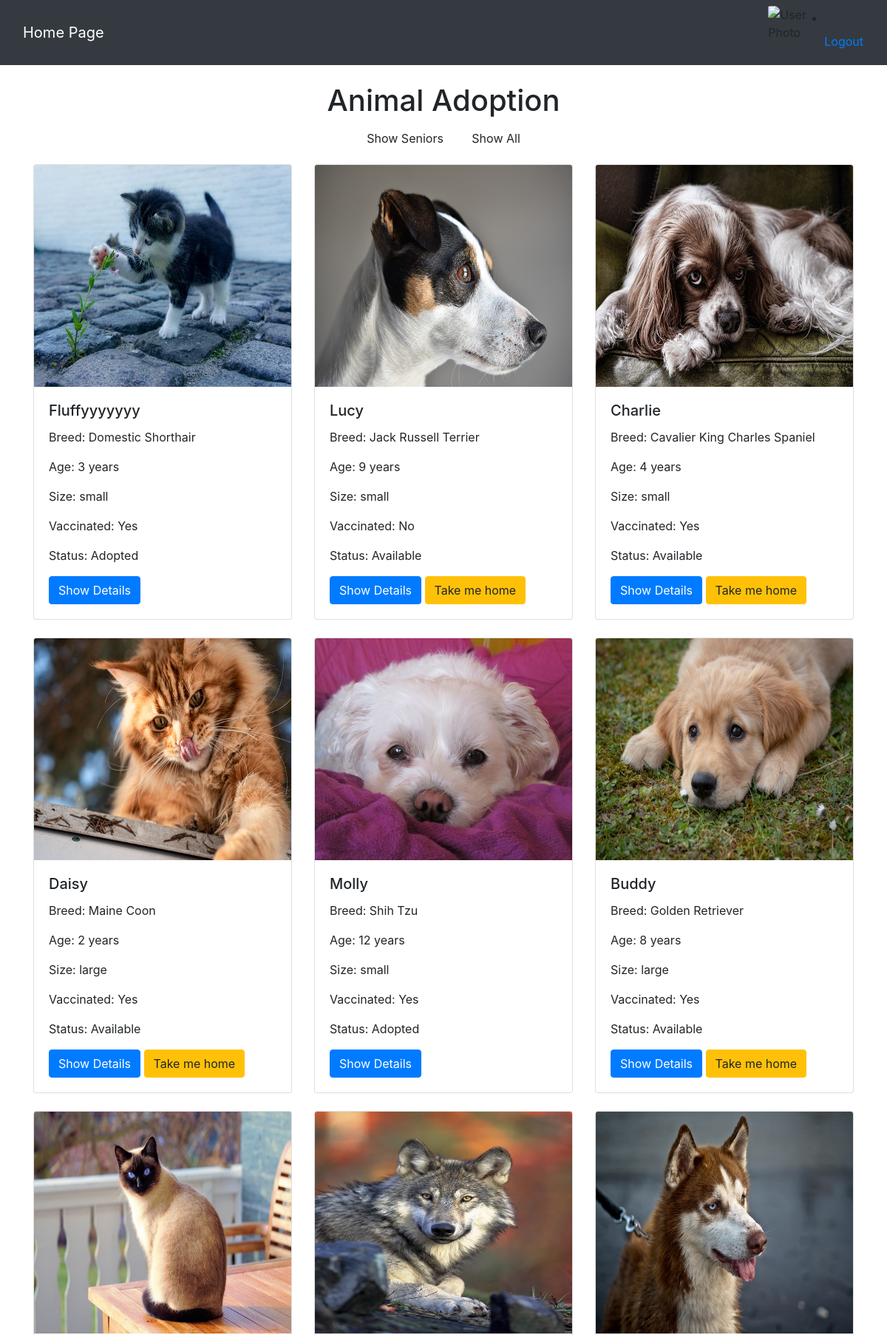
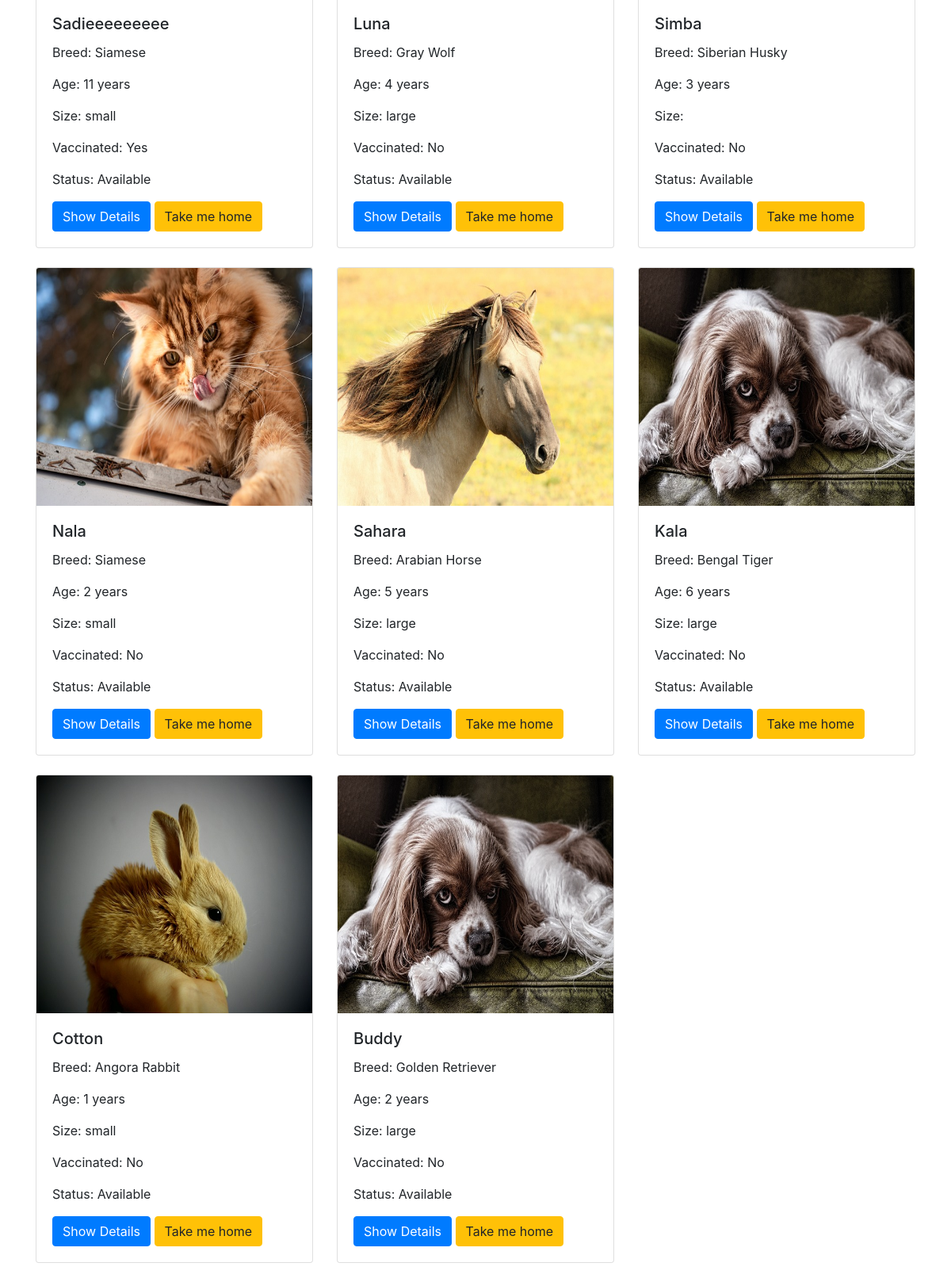
The app's page /home.php with its own data (2 pictures, top to bottom).
### tables this page shows
CREATE TABLE `animal` (
  `id` int(11) NOT NULL,
  `name` varchar(50) NOT NULL,
  `photo` varchar(255) NOT NULL,
  `location` varchar(100) NOT NULL,
  `description` varchar(255) NOT NULL,
  `size` enum('small','large') NOT NULL,
  `age` int(11) DEFAULT NULL,
  `vaccinated` tinyint(1) NOT NULL,
  `breed` varchar(50) NOT NULL,
  `status` enum('Adopted','Available') NOT NULL
);

### home.php (the view, shortened to what this page needs)
<!DOCTYPE html>
<html lang="en">
<head>
    <link rel="stylesheet" href="https://maxcdn.bootstrapcdn.com/bootstrap/4.5.2/css/bootstrap.min.css">
</head>
<body>
<?php
$userPhoto = $_SESSION['userPhoto'];
?>
    <nav class="navbar navbar-expand-lg navbar-dark bg-dark d-flex">
        <div class="container">
            <a class="navbar-brand" href="home.php">Home Page</a>
        </div>
        <div class="d-flex flex-column-reverse">
        <img style= "height:60px; width:60px; margin:auto"src="pictures/<?php echo $userPhoto; ?>" class="card-img-top" alt="User Photo">
        </div>
        <li class="nav-item">
                    <a class="nav-link" href="logout.php?logout">Logout</a>
                </li>
    </nav>
    <div class="container mt-4">
        <h1 class="text-center">Animal Adoption</h1>
        <div class="text-center mb-3">
            <a href="senior.php" class="btn btn-pink mr-2">Show Seniors</a>
            <a href="home.php" class="btn btn-pink">Show All</a>
        </div>
        <div class="row">
            <?php
            include 'db_connect.php';
            $sql = "SELECT id, name, photo, breed, age, size, vaccinated, status FROM animal";
            $result = $conn->query($sql);
            $user = $_SESSION['userID'];
            if ($result->num_rows > 0) {
                while ($row = $result->fetch_assoc()) {
                    $id = $row['id'];
                    $name = $row['name'];
                    $photo = $row['photo'];
                    $photo_path = 'pictures/' .$photo;
                    $breed = $row['breed'];
                    $age = $row['age'];
                    $size = $row['size'];
                    $vaccinated = ($row['vaccinated'] == 1) ? 'Yes' : 'No';
                    $status = $row['status'];
            ?>
                    <div class="col-md-4 mb-4">
                        <div class="card">
                        <img src="<?php echo $photo_path; ?>" class="card-img-top" style='max-width: 100%; max-height:300px; min-height:300px' alt="Animal Photo">
                            <div class="card-body">
                                <h5 class="card-title"><?php echo $name; ?></h5>
                                <p class="card-text">Breed: <?php echo $breed; ?></p>
                                <p class="card-text">Age: <?php echo $age; ?> years</p>
                                <p class="card-text">Size: <?php echo $size; ?></p>
                                <p class="card-text">Vaccinated: <?php echo $vaccinated; ?></p>
                                <p class="card-text">Status: <?php echo $status; ?></p>
                                <a href="details.php?id=<?php echo $id; ?>" class="btn btn-primary">Show Details</a>
                                <?php
                                    if($status === "Available"){
                                        echo "<a href=adopt.php?id=$id&userID=$user class='btn btn-warning'>Take me home</a>";
                                    }
                                ?>
                            </div>
                        </div>
                    </div>
            <?php
                }
            } else {
                echo "<p class='text-center'>No animals found.</p>";
            }
            ?>
        </div>
    </div>
</body>
</html>

### records on screen
animal: photo (picture), name "Fluffyyyyyyy", breed "Domestic Shorthair", age "3", size "small", vaccinated "Yes", status "Adopted"
animal: photo (picture), name "Lucy", breed "Jack Russell Terrier", age "9", size "small", vaccinated "No", status "Available"
animal: photo (picture), name "Charlie", breed "Cavalier King Charles Spaniel", age "4", size "small", vaccinated "Yes", status "Available"
animal: photo (picture), name "Daisy", breed "Maine Coon", age "2", size "large", vaccinated "Yes", status "Available"
animal: photo (picture), name "Molly", breed "Shih Tzu", age "12", size "small", vaccinated "Yes", status "Adopted"
animal: photo (picture), name "Buddy", breed "Golden Retriever", age "8", size "large", vaccinated "Yes", status "Available"
animal: photo (picture), name "Sadieeeeeeeee", breed "Siamese", age "11", size "small", vaccinated "Yes", status "Available"
animal: photo (picture), name "Luna", breed "Gray Wolf", age "4", size "large", vaccinated "No", status "Available"
animal: photo (picture), name "Simba", breed "Siberian Husky", age "3", vaccinated "No", status "Available"
animal: photo (picture), name "Nala", breed "Siamese", age "2", size "small", vaccinated "No", status "Available"
animal: photo (picture), name "Sahara", breed "Arabian Horse", age "5", size "large", vaccinated "No", status "Available"
animal: photo (picture), name "Kala", breed "Bengal Tiger", age "6", size "large", vaccinated "No", status "Available"
animal: photo (picture), name "Cotton", breed "Angora Rabbit", age "1", size "small", vaccinated "No", status "Available"
animal: photo (picture), name "Buddy", breed "Golden Retriever", age "2", size "large", vaccinated "No", status "Available"
